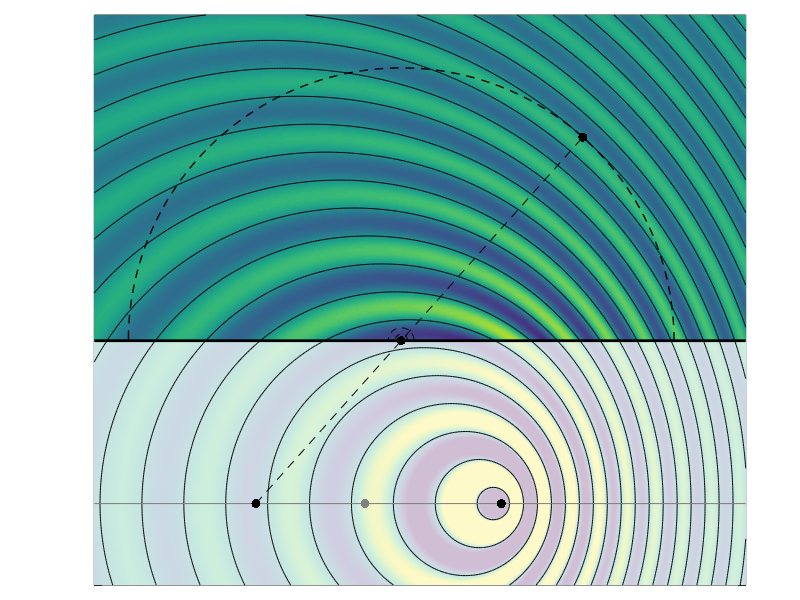

Recreate this plot in MATLAB. (Note: this script raises an error after producing the figure.)
clear
close all

dx = 1e-2;
w = 2*pi*1e3;
c = 343.1;
k = w / c;
v = c / 2;
t = 0;
M = v / c;
xr = [1 1.25];
xs = [0.5,-1];
x = (-2:dx:2)';
y = (-1.5:dx:2)';
[X,Y] = meshgrid(x,y);

Delta = sqrt( (X-xs(1)-v*t).^2 + ( Y-xs(2) ).^2.*(1-M^2));
R = (M*(X-xs(1)-v*t)+Delta)/(1-M^2);

Delta0 = sqrt( (xr(1)-xs(1)-v*t).^2 + ( xr(2)-xs(2) ).^2.*(1-M^2));
R0 = (M*(xr(1)-xs(1)-v*t)+Delta0)/(1-M^2);
angle0 = 1i*(w*(t-R0/c)+pi/2);
field = exp(1i*w*(t-R/c)-angle0 )./Delta;

xse = ((xs(1)-M^2*xr(1)) - M*sqrt( (xr(1)^2-xs(1))^2+ (xr(2)-xs(2))^2*(1-M^2) )) /(1-M^2);

x0 = [ (xr(2)*xse-xs(2)*xr(1))/(xr(2)-xs(2)) , 0];
r2 = sqrt( (X-x0(1)).^2+(Y-x0(2)).^2);

angle1 = 1i*(k* sqrt( sum((xr-x0).^2) ) +pi/2);
field2 = exp(-1i*k*r2+angle1)./r2;

r0 = sqrt((xse-x0(1))^2+(xs(2)-x0(2))^2);
%%
x_ax = -1.5;
fig = figure('Units','points','Position',[200,200,400,330]);
p = axes('Units','normalized','Position',[0.05 0.025 .95 .95 ]);
p1 = pcolor(x,y,real(field));
set(p1, 'EdgeColor', 'white');
shading interp
axis equal tight
caxis([-1,1]*1e0*1.5);
hold on
fill([x(1), x(end),x(end),x(1)],[y(1),y(1),0,0],[1 1 1]*1,'EdgeColor','none','FaceAlpha',0.75);
fill([x(1), x(end),x(end),x(1)],[0,0,y(end),y(end)],[1 1 1]*1,'EdgeColor','none','FaceAlpha',0);

R = sqrt( sum( (xr-x0).^2 ) );
fi = linspace(0,pi,100)';
plot(R*cos(fi)+x0(1), R*sin(fi)+x0(2),'--k','LineWidth',1)

pcolor_ax =(gca);
cRange = caxis;
[C,~]= contour( x, y , real(field), [ 0 0 ], '-k');
field2(r2>sqrt(sum((xr-x0).^2))-10*dx)=nan;
field2(y<0,:)=nan;
line([x(1),x(end)],[xs(2),xs(2)],'Color',[1 1 1]*0.5,'LineStyle','-','LineWidth',0.75)
plot(xse,  xs(2),'.k','MarkerSize',20)
plot(xs(1),xs(2),'.k','MarkerSize',20)
plot(xr(1),xr(2),'.k','MarkerSize',20)
plot(x0(1),x0(2),'.k','MarkerSize',20)
plot(xse+v*r0/c,  xs(2),'.k','MarkerSize',20,'Color',[1 1 1]*0.5)

[C2,~]= contour( x, y , real(field2), '--k');
set(gca,...
'XTickLabel','','YTickLabel','');
line([xse(1),xr(1)],[xs(2),xr(2)],'Color','black','LineStyle','--')
line([x(1),x(end)],[0,0],'Color','black','LineStyle','-','LineWidth',2)


headWidth = 5*1.5;
headLength = 5*1.5;
ah = annotation('arrow',...
    'headStyle','cback2','HeadLength',headLength,'HeadWidth',headWidth);
set(ah,'parent',gca);
set(ah,'position',[x(1)-10*dx, 0, x(end)-x(1)+25*dx, 0]);    

ah2 = annotation('arrow',...
    'headStyle','cback2','HeadLength',headLength,'HeadWidth',headWidth);
set(ah2,'parent',gca);
set(ah2,'position',[x_ax, y(1), 0, y(end)-y(1)+15*dx]);  

kxn_p = (x0(1)-xse(1))/sqrt(  (x0(1)-xse).^2 + (x0(2)-xs(2)).^2 );
kyn_p = (x0(2)-xs(2)) /sqrt(  (x0(1)-xse).^2 + (x0(2)-xs(2)).^2 );
kxn_g = -(x0(1)-xr(1))/sqrt( sum( (x0-xr).^2 ) );
kyn_g = -(x0(2)-xr(2))/sqrt( sum( (x0-xr).^2 ) );

ftsize = 12;
LineLength = 0.65;
ah3 = annotation('arrow',...
    'headStyle','cback2','HeadLength',headLength,'HeadWidth',headWidth,'LineWidth',1.5);
set(ah3,'parent',gca);
set(ah3,'position',[x0(1), x0(2), LineLength*kxn_p, LineLength*kyn_p]);    
ah4 = annotation('arrow',...
    'headStyle','cback2','HeadLength',headLength,'HeadWidth',headWidth,'LineWidth',1.5);
set(ah4,'parent',gca);
set(ah4,'position',[xr(1), xr(2), LineLength*kxn_g, LineLength*kyn_g]);    

ah5 = annotation('arrow',...
    'headStyle','cback2','HeadLength',headLength,'HeadWidth',headWidth,'LineWidth',1.5);
set(ah5,'parent',gca);
set(ah5,'position',[xs(1), xs(2), LineLength*1, LineLength*0]);    

xlim([x(1),x(end)+20*dx])
ylim([y(1),y(end)+20*dx])
set(gca,'box','off')
color = get(fig,'Color');

set(gca,'XColor',color,'YColor',color,'TickDir','out')
set(gca,'FontName','Times New Roman','FontSize',12);
allAxesInFigure = findall(fig,'type','axes');
b = get(gca,'XTickLabel');
set(allAxesInFigure,'XTickLabel',b,'FontSize',ftsize-2);

set(gcf,'PaperPositionMode','auto');
print( '-r300' ,fullfile( '../..','Figures/Moving_Sources','KI_stat_point' ) ,'-dpng')